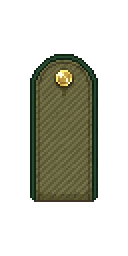
#> input picture games/inktanks/dev/pixel/straps/board.png, 64 x 128 px (shown 2 times larger); its folder holds only this picture in this run
$ python straps.py
#> lines starting #> are read from the running program, lines starting #| are printed output that depends on the picture
"""Shoulder boards, one per rank, assembled from generated pieces so every count is exact.

  python3 dev/pixel/straps.py

Pieces (PixelLab, in dev/pixel/straps/): board.png (a plain olive board), gold.png (the gold-braided
general's board), star.png (a big gold star), star_small.png (a small one). Out: src/art/pixel/ui/straps/
<rank>.png standing up as worn, and <rank>-h.png lying flat (button to the right) for a line of text.

The insignia (an original scheme in the shoulder-board tradition):
  Private          plain olive
  Corporal         1 narrow gold bar across
  Sergeant         3 narrow bars
  Staff Sergeant   1 wide bar and 2 narrow
  Lieutenant       1 gold stripe down the middle, 2 small stars
  Captain          1 stripe, 4 small stars
  Major            2 stripes, 1 big star between
  Colonel          2 stripes, 3 big stars in a column
  Brigadier        gold braid, 1 big silver star
  General          gold braid, 3 big silver stars in a column
Bars and stripes are cut from the gold board's braid, so they share its texture.
"""
from __future__ import annotations

from pathlib import Path

from PIL import Image

ROOT = Path(__file__).resolve().parents[2]
SRC = Path(__file__).resolve().parent / 'straps'
OUT = ROOT / 'src/art/pixel/ui/straps'


def load(name: str) -> Image.Image:
#> called with name = 'board.png'
    im = Image.open(SRC / name).convert('RGBA')
#> im is the input picture: PIL image 64x128 RGBA; mean R, G, B, A 25.4, 25.9, 16, 74.3
    return im.crop(im.getbbox())
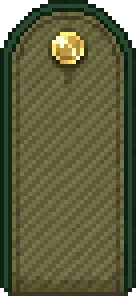
#> returned value: PIL image 34x74 RGBA (shown 4 times larger); mean R, G, B, A 82.7, 84.3, 52, 242; transparent parts drawn white


class Board:
    # [7 lines left out: function __init__, not called in this run]

    def y(self, f: float) -> int:
        return round(self.h * f)

    # [70 lines left out: functions braid, inside, bar, stripe, star, outlined and 1 more, not called in this run]


def build() -> dict[str, Image.Image]:
    base, gold, big, small = load('board.png'), load('gold.png'), load('star.png'), load('star_small.png')
    sx = 7  # small side stars' offset from the centre (a 34 px board)
    wide = 10  # field officers' two stripes, either side of a big star
    out: dict[str, Image.Image] = {}

    # [4 lines left out: function make, not called in this run]

    make('private')
    make('corporal').bar(0.72, 3)
    b = make('sergeant')
    for f in (0.62, 0.70, 0.78):
        b.bar(f, 3)
    b = make('staffSergeant')
    b.bar(0.56, 7)
    b.bar(0.70, 3)
    b.bar(0.78, 3)
    b = make('lieutenant')
    b.stripe(0)
    b.star(small, -sx, 0.62)
    b.star(small, sx, 0.62)
    b = make('captain')
    b.stripe(0)
    b.star(small, -sx, 0.74)
    b.star(small, sx, 0.74)
    b.star(small, 0, 0.56)
    b.star(small, 0, 0.40)
    b = make('major')
    b.stripe(-wide)
    b.stripe(wide)
    b.star(big, 0, 0.58)
    b = make('colonel')
    b.stripe(-wide)
    b.stripe(wide)
    for f in (0.40, 0.60, 0.80):
        b.star(big, 0, f)
    make('brigadier', True).star(silver(big), 0, 0.58)
    b = make('general', True)
    for f in (0.38, 0.58, 0.78):
        b.star(silver(big), 0, f)
    return out


# [10 lines left out: function even, not called in this run]


def main() -> None:
    OUT.mkdir(parents=True, exist_ok=True)
    for name, im in even(build()).items():
        im.save(OUT / f'{name}.png')
        # Lying flat, the button end to the right.
        im.transpose(Image.Transpose.ROTATE_270).save(OUT / f'{name}-h.png')
        print(name, im.size)


if __name__ == '__main__':
#> (the run stopped early here; a loop or call above may not have finished)
